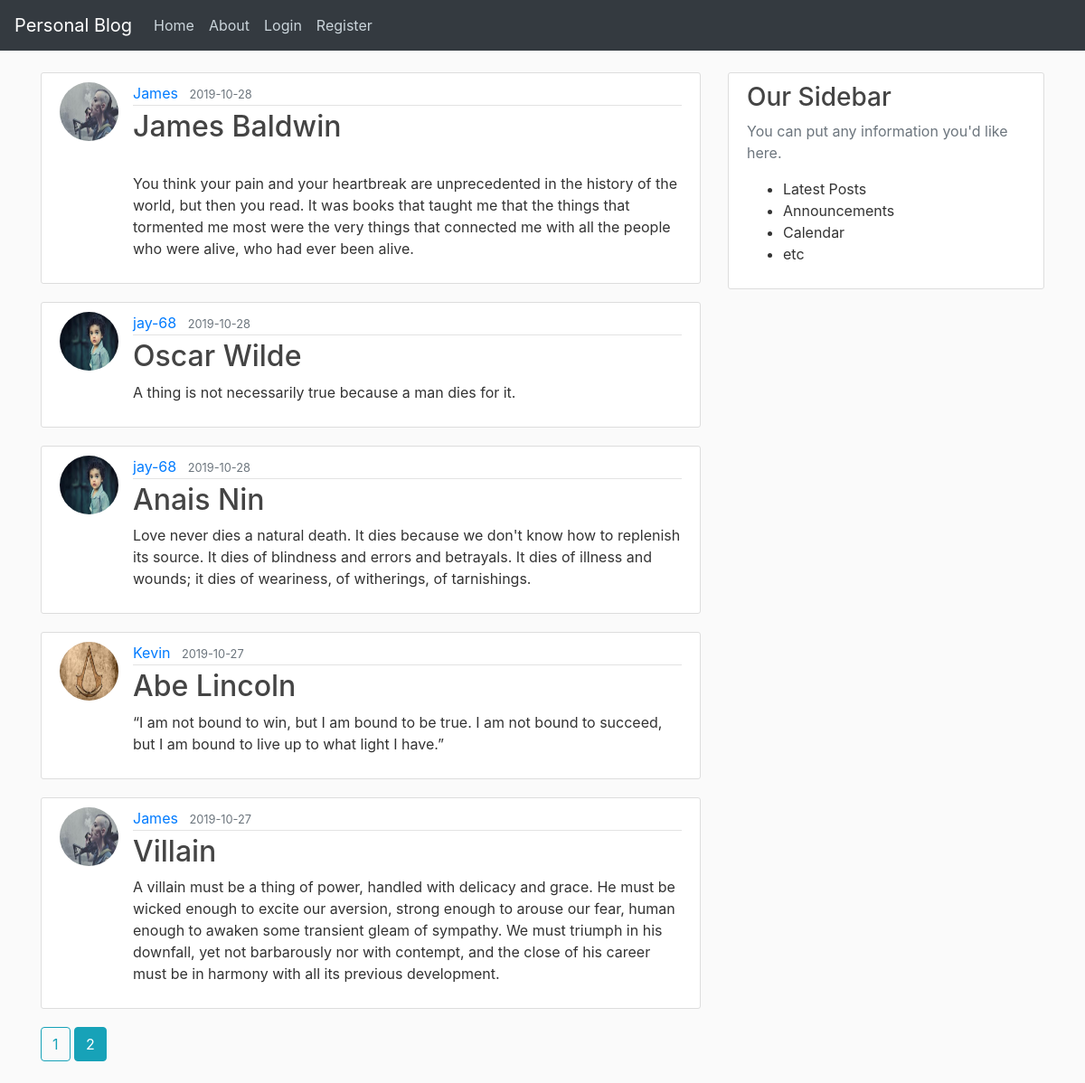
The page /home?page=2 on the database its author committed.
### flaskblog/models.py (models this page shows, shortened)
class Post(db.Model):
  id = db.Column(db.Integer, primary_key=True)
  title = db.Column(db.String(100),nullable=False)
  date_posted = db.Column(db.DateTime,nullable=False,default=datetime.utcnow)
  content = db.Column(db.Text,nullable=False)
  user_id = db.Column(db.Integer,db.ForeignKey('user.id'),nullable=False)

class User(db.Model,UserMixin):
    id = db.Column(db.Integer, primary_key=True)
    username = db.Column(db.String(80), unique=True, nullable=False)
    email = db.Column(db.String(120), unique=True, nullable=False)
    image_file = db.Column(db.String(20),nullable=False,default='default.jpg')
    password = db.Column(db.String(60),nullable=False)
    posts = db.relationship('Post',backref='author',lazy=True)

### flaskblog/routes.py (the view)
@app.route('/')
@app.route('/home')
def home():
    page = request.args.get('page',1,type=int)
    posts=Post.query.order_by(Post.date_posted.desc()).paginate(page=page,per_page=5)
    return render_template('home.html', posts=posts)

### flaskblog/templates/home.html (shortened to what this page needs)
{% extends 'layout.html' %}
{% block content %}
  {% for post in posts.items %}
    <article class="media content-section">
      <img src="{{ url_for('static',filename='profile_pics/' + post.author.image_file) }}" alt="user profile image" class="rounded-circle article-img">
      <div class="media-body">
        <div class="article-metadata">
          <a href="#" class="mr-2">{{ post.author.username }}</a>
          <small class="text-muted">{{ post.date_posted.strftime('%Y-%m-%d') }}</small>
        </div>
        <h2><a href="{{ url_for('post',post_id=post.id) }}" class="article-title">{{ post.title }}</a></h2>
        <p class="article-content">{{ post.content }}</p>
      </div>
    </article>
  {% endfor %}
  {% for page_num in posts.iter_pages(left_edge=1,right_edge=1,left_current=1,right_current=2) %}
    {% if page_num %}
      {% if posts.page == page_num %}
        <a class="btn btn-info mb-4" href="{{ url_for('home',page=page_num) }}">{{ page_num }}</a>
      {% else %}
        <a class="btn btn-outline-info mb-4" href="{{ url_for('home',page=page_num) }}">{{ page_num }}</a>
      {% endif %}
    {% endif %}
  {% endfor %}
{% endblock content %}

### flaskblog/static/main.css (style rules this page uses)
body { background: #fafafa; color: #333333; margin-top: 5rem; }
h1, h2, h3, h4, h5, h6 { color: #444444; }
.content-section { background: #ffffff; padding: 10px 20px; border: 1px solid #dddddd; border-radius: 3px; margin-bottom: 20px; }
.article-title { color: #444444; }
.article-content { white-space: pre-line; }
.article-img { height: 65px; width: 65px; margin-right: 16px; }
.article-metadata { padding-bottom: 1px; margin-bottom: 4px; border-bottom: 1px solid #e3e3e3; }

### rows shown on the page
Post: image_file (picture), author.username "James", date_posted "2019-10-28", title "James Baldwin", content "You think your pain and your heartbreak are unprecedented in the history of the world, but then you read. It was books that taught me that the things that tormented me most were the very things that connected me with all the people who were alive, who had ever been alive."
Post: image_file (picture), author.username "jay-68", date_posted "2019-10-28", title "Oscar Wilde", content "A thing is not necessarily true because a man dies for it."
Post: image_file (picture), author.username "jay-68", date_posted "2019-10-28", title "Anais Nin", content "Love never dies a natural death. It dies because we don't know how to replenish its source. It dies of blindness and errors and betrayals. It dies of illness and wounds; it dies of weariness, of witherings, of tarnishings."
Post: image_file (picture), author.username "Kevin", date_posted "2019-10-27", title "Abe Lincoln", content "“I am not bound to win, but I am bound to be true. I am not bound to succeed, but I am bound to live up to what light I have.”"
Post: image_file (picture), author.username "James", date_posted "2019-10-27", title "Villain", content "A villain must be a thing of power, handled with delicacy and grace. He must be wicked enough to excite our aversion, strong enough to arouse our fear, human enough to awaken some transient gleam of sympathy. We must triumph in his downfall, yet not barbarously nor with contempt, and the close of his career must be in harmony with all its previous development."

### other values the page prints
{{ page_num }} "1"
{{ page_num }} "2"
